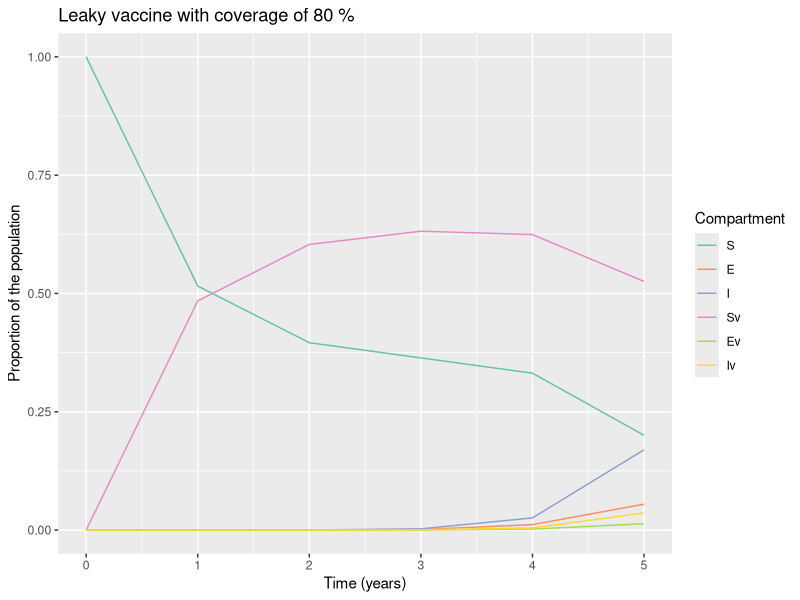

The R source for this figure:
# LOAD THE PACKAGES:123
library(deSolve)
library(reshape2)
library(ggplot2)

# MODEL INPUTS:

initial_state_values <- c(S = 1000000-1,
                          E = 1,        
                          I = 0,        
                          Sv = 0,      
                          Ev = 0,
                          Iv = 0)      

# Parameters
parameters <- c(beta = 0.0276*365,     # the infection rate in units of years^-1
                delta = 0.0164*365,     # the latency period in units of years^-1
                c_s = 0.1,       # the reduction in the force of infection
                # acting on those vaccinated
                c_i = 0.8,# the reduction in the infectivity of vaccinated infected people  
                u = 1/2,#death rate in units of years^-1
                a = 1/(7*365), #cull due to infection in units of years^-1
                b = 1/2, #birth rate in units of years^-1
                vc = 0.9) # vaccine coverage    

# TIMESTEPS:

# Sequence of timesteps to solve the model at
times <- seq(from = 0, to = 5, by =1)#from 0 to 5 years, daily intervalS
# MODEL FUNCTION: 

vaccine_model <- function(time, state, parameters) {  
  
  with(as.list(c(state, parameters)), {    
    
    # Defining lambda as a function of beta and E:
    N <- S + E + I + Sv + Ev + Iv
    lambda <- beta * I/N + c_i * beta * Iv/N 
    # the Ev compartment gets c_i times less infected than the E compartment
   
    
    # The differential equations
    dS <- -lambda * S - u * S + b * N - vc * S           
    dE <- lambda * S - delta * E - u * E 
    dI <- delta * E - a * I - u * I  
    dSv <- -c_s * lambda * Sv - u * Sv + vc * S              
    dEv <- c_s * lambda * Sv - delta * Ev - u * Ev
    dIv <- delta * Ev - a * Iv - u * Iv
    
    return(list(c(dS, dE, dI, dSv, dEv,dIv))) 
  })
  
}

# MODEL OUTPUT:

# Solving the differential equations using the ode integration algorithm
output <- as.data.frame(ode(y = initial_state_values, 
                            times = times, 
                            func = vaccine_model,
                            parms = parameters))

# PLOT THE OUTPUT

# turn output dataset into long format
output_long <- melt(as.data.frame(output), id = "time")

# Adding a column for the prevalence proportion to the long-format output
output_long$prevalence <- output_long$value/sum(initial_state_values)

# Plot the number in each compartment over time
ggplot(data = output_long,                                               
       aes(x = time, y = prevalence, colour = variable, group = variable)) +  
  geom_line() +                                                          
  xlab("Time (years)")+                                                   
  ylab("Proportion of the population") +
  labs(title = paste("Leaky vaccine with coverage of", 80, "%"), 
       colour = "Compartment") +
  scale_colour_brewer(palette = "Set2")
